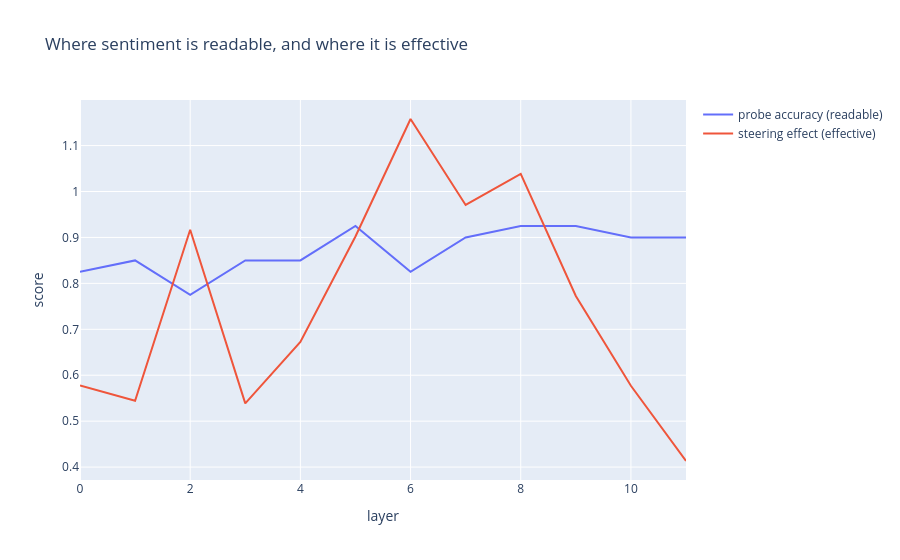

Notebook source saved alongside this figure:
### Markdown cell above
## 5. Put the two profiles side by side

`plot_line_chart` takes one x-axis and a named series per line.

### Code cell
layers = list(range(model.n_layers))
fig = plot_line_chart(
    x_data=layers,
    y_series={
        "probe accuracy (readable)": [readability[i] for i in layers],
        "steering effect (effective)": [effectiveness[i] for i in layers],
    },
    title="Where sentiment is readable, and where it is effective",
    x_label="layer",
    y_label="score",
)
save_figure(fig, f"{OUTPUT_DIR}/plots/readable_vs_effective.png")
fig

### Figure 1 — Plotly figure (JSON) as saved in the notebook; plotly's stock layout.template omitted (floating-point values rounded to 4 significant figures)
{"data": [{"mode": "lines", "name": "probe accuracy (readable)", "type": "scatter", "x": [0, 1, 2, 3, 4, 5, 6, 7, 8, 9, 10, 11], "y": [0.825, 0.85, 0.775, 0.85, 0.85, 0.925, 0.825, 0.9, 0.925, 0.925, 0.9, 0.9]}, {"mode": "lines", "name": "steering effect (effective)", "type": "scatter", "x": [0, 1, 2, 3, 4, 5, 6, 7, 8, 9, 10, 11], "y": [0.5777, 0.5443, 0.9168, 0.5388, 0.6724, 0.902, 1.158, 0.9707, 1.038, 0.7725, 0.5771, 0.4133]}], "layout": {"title": {"text": "Where sentiment is readable, and where it is effective"}, "xaxis": {"title": {"text": "layer"}}, "yaxis": {"title": {"text": "score"}}}}
